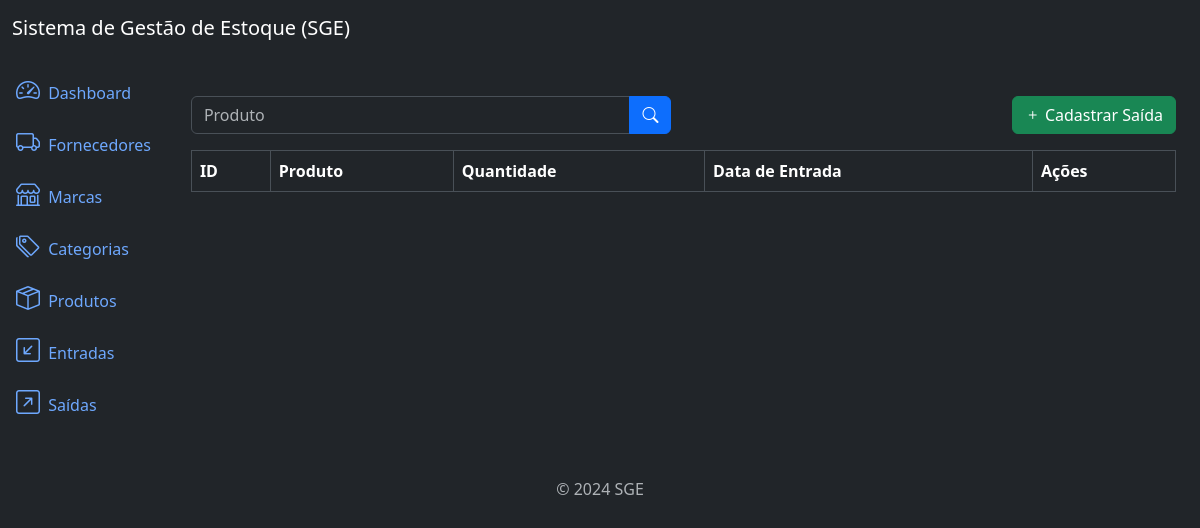
Page /outflows/list/ on the earlier database version.
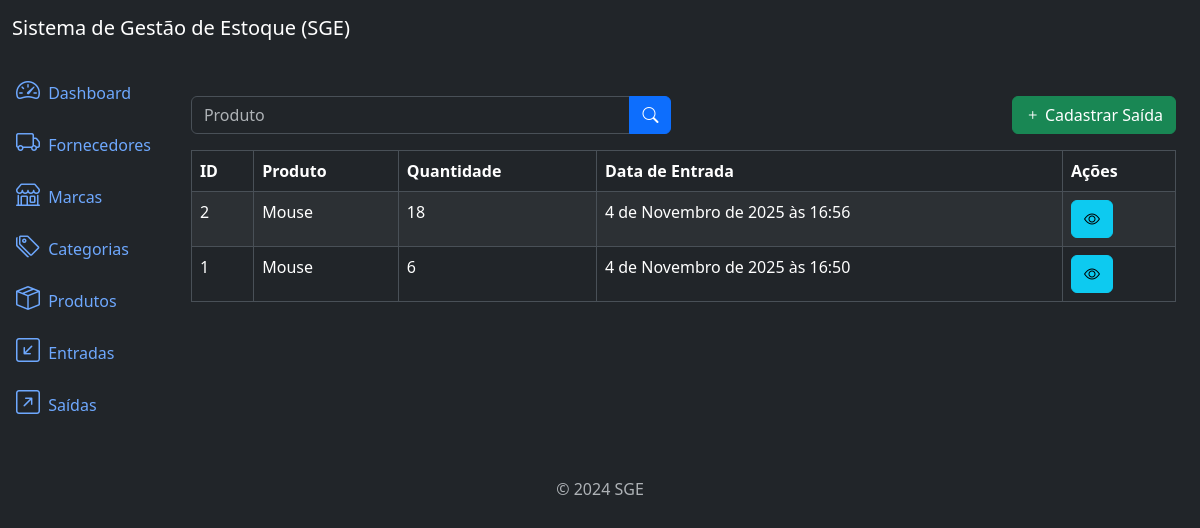
Same page on the later database version.
### outflows/models.py (models this page shows, shortened)
class Outflow(models.Model):
    product = models.ForeignKey(Product, on_delete=models.PROTECT,
                related_name='ouflows')
    quantity = models.IntegerField()
    description = models.TextField(max_length=10_000, null=True, blank=True)
    created_at = models.DateTimeField(auto_now_add=True)
    updated_at = models.DateTimeField(auto_now=True)
    class Meta:
        ordering = ['-created_at']

### products/models.py (models this page shows)
class Product(models.Model):
    title = models.CharField(max_length=400)
    category = models.ForeignKey(Category, on_delete=models.PROTECT,
                related_name='products')
    brand = models.ForeignKey(Brand, on_delete=models.PROTECT,
            related_name='products')
    description = models.TextField(max_length=10000, blank=True, null=True)
    serie_number = models.CharField(max_length=200, null=True, blank=True)
    cost_price = models.DecimalField(max_digits=20, decimal_places=2)
    selling_price = models.DecimalField(max_digits=20, decimal_places=2)
    quantity = models.IntegerField(default=0)
    created_at = models.DateTimeField(auto_now_add=True)
    updated_at = models.DateTimeField(auto_now=True)
    class Meta:
        ordering = ['title']
    def __str__(self):
        return self.title

### outflows/views.py (the view)
# urls.py: path('outflows/list/', views.OutflowListView.as_view(), name='outflow_list'),
class OutflowListView(ListView):
    model = models.Outflow
    template_name = 'outflow_list.html'
    context_object_name = 'outflows'
    paginate_by = 5
    def get_queryset(self):
        qs = super().get_queryset()
        product = self.request.GET.get('product')
        if product:
            qs = qs.filter(product__title__icontains=product)
        return qs

### outflows/templates/outflow_list.html (shortened to what this page needs)
{% extends 'base.html' %}
{% block content %}
<div class='row mb-3'>
    <div class='col-md-6'>
        <form method="get" action="{% url "outflow_list" %}">
            <div class='input-group'>
                <input type="text" class="form-control" name='inflow' placeholder='Produto' value="{{request.GET.inflow}}">
                <button type='submit' class="btn btn-primary">
                    <i class='bi bi-search'></i>
                </button>
            </div>
        </form>
    </div>
    <div class='col-md-6'>
        <a href="{% url "outflow_create" %}" class='btn btn-success float-end'>
            <i class='bi bi-plus'></i>
            Cadastrar Saída
        </a>
    </div>
</div>
<div class="table-responsive">
    <table class="table table-striped table-bordered">
        <thead class="thead-dark">
            <tr>
                <th>ID</th>
                <th>Produto</th>
                <th>Quantidade</th>
                <th>Data de Entrada</th>
                <th>Ações</th>
            </tr>
        </thead>
        <tbody>
            {% for outflow in outflows %}
                <tr>
                    <td>{{outflow.pk}}</td>
                    <td>{{outflow.product}}</td>
                    <td>{{outflow.quantity}}</td>
                    <td>{{outflow.created_at}}</td>
                    <td>
                        <a href="{% url "outflow_detail" outflow.pk %}" class='btn btn-info btn-small'>
                            <i class='bi bi-eye'></i>
                        </a>
                    </td>
                </tr>
            {% endfor %}
        </tbody>
    </table>
</div>
{% endblock content %}

Differences in the rows shown:
added Outflow: pk "2", product "Mouse", quantity "18", created_at "4 de Novembro de 2025 às 16:56"
added Outflow: pk "1", product "Mouse", quantity "6", created_at "4 de Novembro de 2025 às 16:50"
